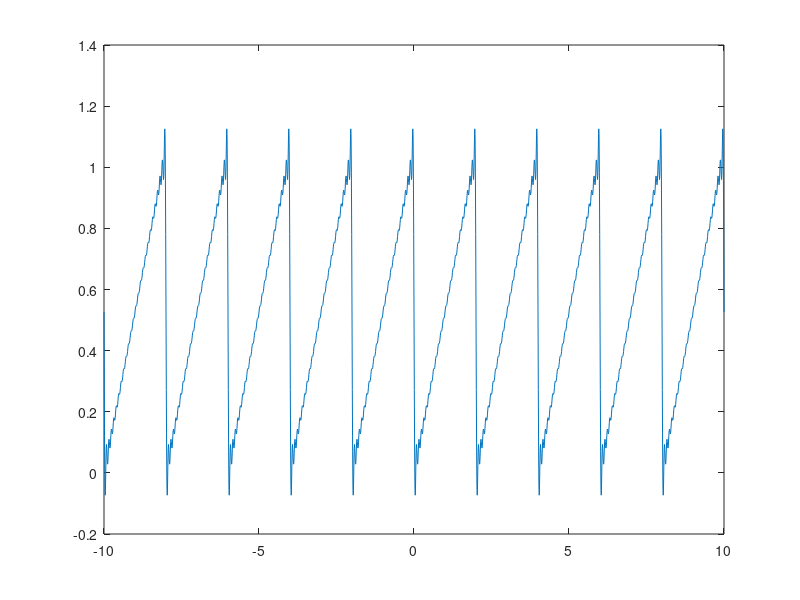
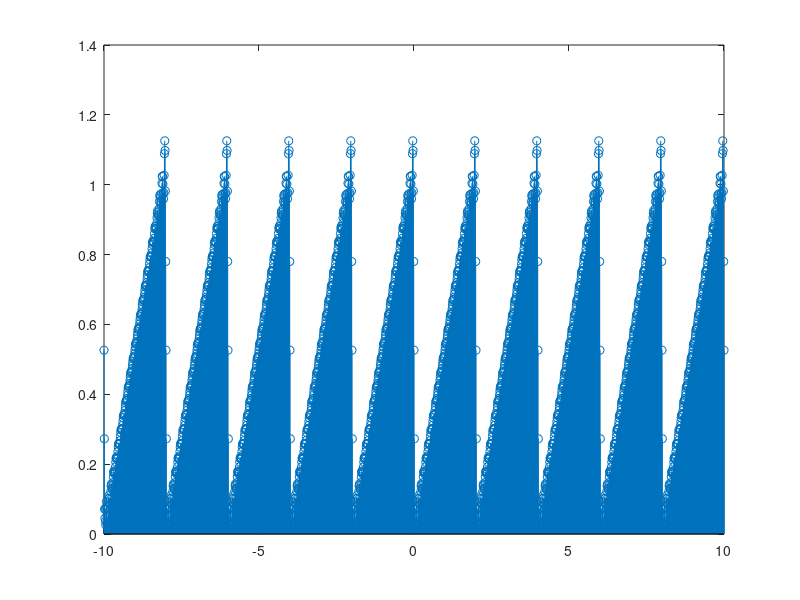
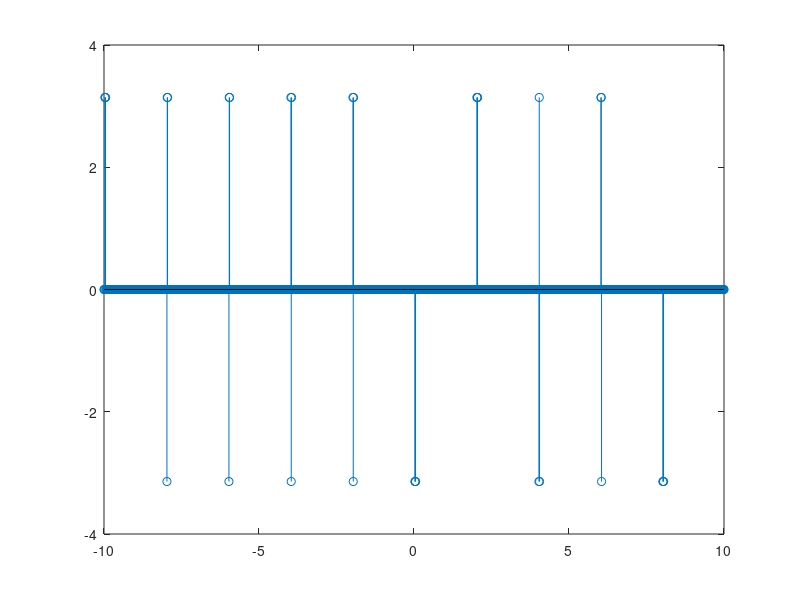

MATLAB code for these plots, in order:
clc
clear
 
n=25;
 
intervalo = -10:0.01:10;
 
indice = 1;
T= 2;
w=2.0*pi/T;
 
for t= intervalo
    valor = 0.0;
    for k = -n:n
        if (k ~=0.0)
        valor = valor +( ( (2*i*k*w - exp(2*i*k*w)+1) * (exp(i*k*t*w -2*i*w*k)) ) / (2*(k^2)*w^2));
        else
            valor = valor +1;
            
        end
    end
    res (indice) = (valor/1.9);
    indice = indice +1;
end

figure(1)
plot (intervalo, res);

figure(2)
stem(intervalo,abs(res));

figure(3)
stem(intervalo,angle(res));
